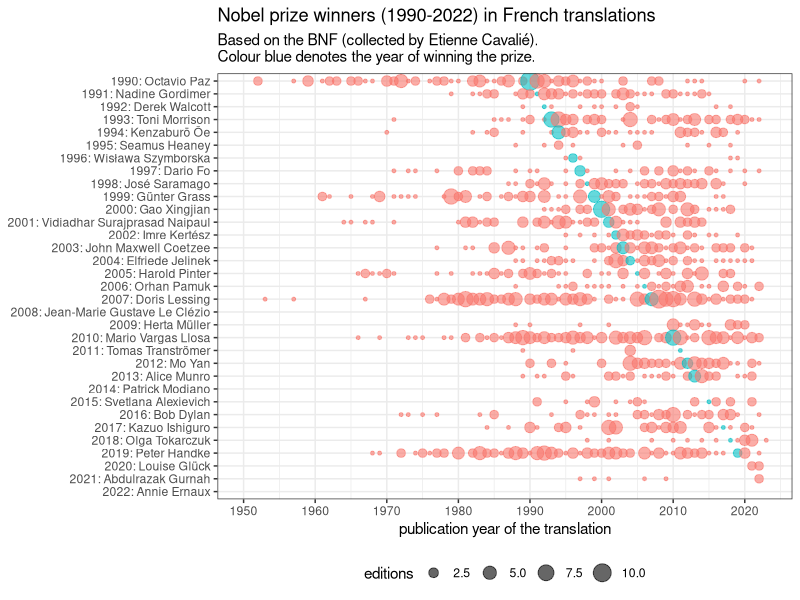
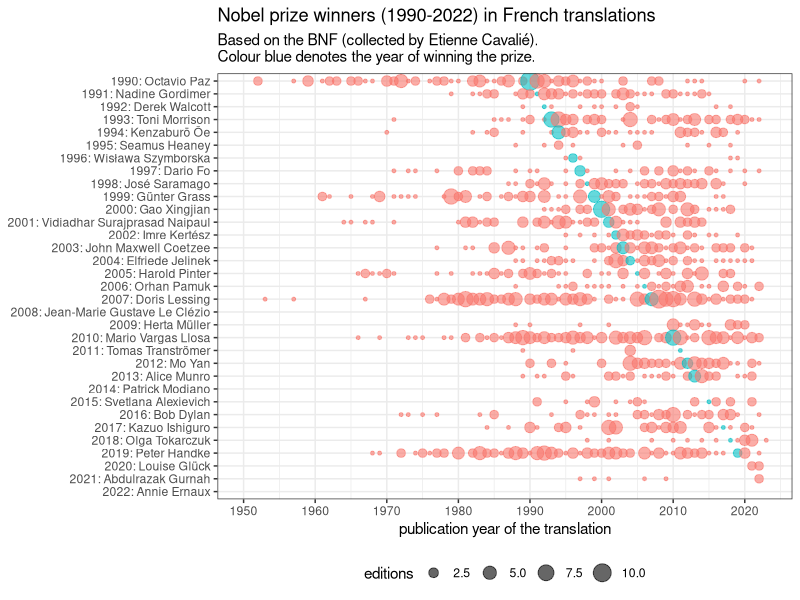

R code for these plots, in order:
library(tidyverse)

df <- read_tsv('data/NobelLiterature.bnf.tsv')
dfyear <- read_csv('data/nobel-years.csv')

dfyear %>% 
  left_join(df) %>% 
  filter(!is.na(prize_year)) %>% 
  mutate(editions = ifelse(language != 'French', editions, NA)) %>% 
  mutate(
    is_nobel_year = year == prize_year,
    label = sprintf("%d: %s", prize_year, name)
  ) %>% 
  ggplot(aes(x = year, y = reorder(label, desc(label)))) +
  geom_point(aes(size = editions, color=is_nobel_year), alpha=0.6) +
  theme_bw() +
  theme(legend.position = 'bottom') +
  labs(
    title='Nobel prize winners (1990-2022) in French translations',
    subtitle = paste(
      'Based on the BNF (collected by Etienne Cavalié).',
      'Colour blue denotes the year of winning the prize.',
      sep = "\n"
    )
    ) +
  ylab(NULL) +
  xlab('publication year of the translation') +
  guides(color = "none") +
  scale_x_continuous(
    limits=c(1950, 2023), 
    breaks = seq(1950, 2025, 10)
  )

ggsave('images/nobel.fr.png', width = 2400, height = 2000, 
       units = "px", dpi = 300)
